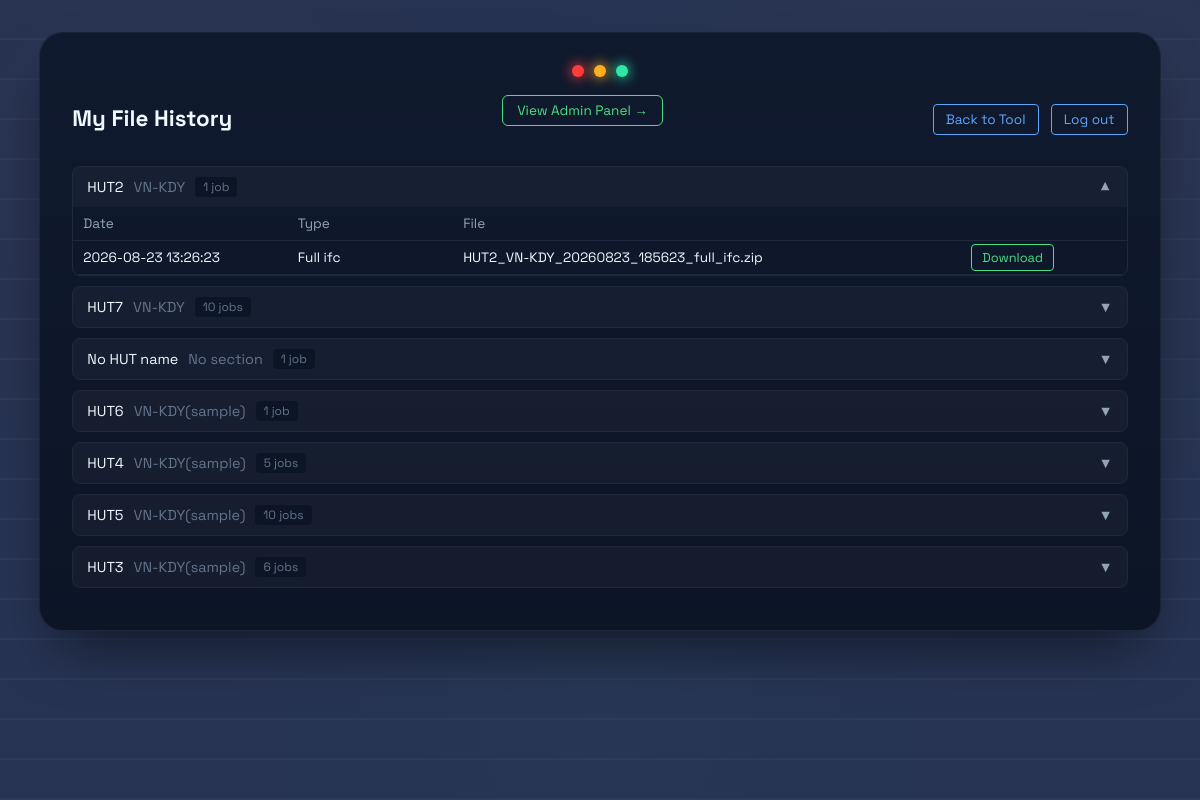
Screenshot of /history (signed in) with the database file from the repository.
### tables this page shows
CREATE TABLE job_history (
            id INTEGER PRIMARY KEY AUTOINCREMENT,
            job_id TEXT NOT NULL,
            userid TEXT NOT NULL,
            job_type TEXT NOT NULL,
            download_name TEXT,
            created_at TEXT NOT NULL DEFAULT (datetime('now'))
        , hut_name TEXT, section TEXT);

### app.py (the view)
@app.route("/history")
@login_required
def history_page():
    my_history = auth_core.get_job_history_for_user(session["userid"])
    grouped_history = _group_job_history(my_history)
    return render_template("history.html", grouped_history=grouped_history, is_admin=session.get("is_admin", False))

### app.py (called while the page is built)
def login_required(f):
    @wraps(f)
    def wrapper(*args, **kwargs):
        if not session.get("userid"):
            if request.path.startswith("/api/"):
                return jsonify({"error": "Not logged in"}), 401
            return redirect(url_for("login_page"))
        return f(*args, **kwargs)
    return wrapper

@app.before_request
def _track_online_activity():
    userid = session.get("userid")
    if userid:
        auth_core.touch_last_active(userid)

def _group_job_history(history_rows):
    groups = []
    group_index = {}
    for h in history_rows:
        key = (h["hut_name"] or "", h["section"] or "")
        if key not in group_index:
            group_index[key] = {"hut_name": key[0], "section": key[1], "jobs": []}
            groups.append(group_index[key])
        group_index[key]["jobs"].append(h)
    return groups

### auth_core.py (called while the page is built)
def _get_conn():
    conn = sqlite3.connect(DB_PATH)
    conn.row_factory = sqlite3.Row
    conn.execute("PRAGMA journal_mode=WAL")
    return conn

def get_job_history_for_user(userid: str):
    conn = _get_conn()
    try:
        rows = conn.execute(
            "SELECT * FROM job_history WHERE userid = ? ORDER BY created_at DESC", (userid,)
        ).fetchall()
        return [dict(r) for r in rows]
    finally:
        conn.close()

def touch_last_active(userid: str):
    conn = _get_conn()
    try:
        conn.execute(
            "UPDATE users SET last_active = datetime('now') WHERE userid = ?", (userid,)
        )
        conn.commit()
    finally:
        conn.close()

### templates/history.html (shortened to what this page needs)
<!DOCTYPE html>
<html lang="en">
<head>
</head>
<body>
    <div class="track"></div>
    <div class="wrap">
        <div class="signals">
            <span class="lamp red"></span>
            <span class="lamp amber"></span>
            <span class="lamp green"></span>
        </div>
        <div class="top-row">
            <h1>My File History</h1>
            {% if is_admin %}
            <a href="/admin" style="display:inline-block; margin-bottom:1rem; color:#4ade80; text-decoration:none; border:1px solid #4ade80; border-radius:6px; padding:6px 14px; font-size:0.85rem;">View Admin Panel &rarr;</a>
            {% endif %}
            <div>
                <a href="/">Back to Tool</a>
                <a href="/logout">Log out</a>
            </div>
        </div>
        {% if grouped_history %}
        {% for group in grouped_history %}
        <details class="group" {% if loop.first %}open{% endif %}>
            <summary>
                <div class="group-label">
                    <span>{{ group.hut_name or 'No HUT name' }}</span>
                    <span style="color:#64748b;">{{ group.section or 'No section' }}</span>
                    <span class="group-count">{{ group.jobs|length }} job{{ 's' if group.jobs|length != 1 else '' }}</span>
                </div>
                <span class="chevron">&#9660;</span>
            </summary>
            <table>
                <tr><th>Date</th><th>Type</th><th>File</th><th></th></tr>
                {% for h in group.jobs %}
                <tr>
                    <td>{{ h.created_at }}</td>
                    <td>{{ h.job_type.capitalize() }}</td>
                    <td>{{ h.download_name }}</td>
                    <td><a href="/api/download/{{ h.job_id }}">Download</a></td>
                </tr>
                {% endfor %}
            </table>
        </details>
        {% endfor %}
        {% else %}
        <p class="empty">No files generated yet.</p>
        {% endif %}
    </div>
</body>
</html>

### templates/history.html (style rules this page uses)
body { margin: 0; min-height: 100vh; font-family: 'Space Grotesk', sans-serif; color: aliceblue; background: radial-gradient(circle at 15% 20%, rgba(255,59,59,0.02), transparent 40%), radial-gradient(circle at 85% 15%, rgba(255,176,32,0.02), transparent 45%), radial-gradient(circle at 50% 90%, rgba(46,230,166,0.02), transparent 45%), #263353; padding: 2rem 1rem; box-sizing: border-box; position: relative; overflow-x: hidden; }
.track { position: fixed; inset: 0; background-image: repeating-linear-gradient( to bottom, transparent 0 38px, rgba(125,138,168,0.08) 38px 40px ); animation: drift 6s linear infinite; z-index: 0; pointer-events: none; }
.wrap { position: relative; z-index: 1; width: min(1400px, 96%); margin: 0 auto; background: linear-gradient(180deg, #101a2e, #0c1526); border: 1px solid rgba(255,255,255,0.06); box-shadow: 0 30px 60px -20px rgba(0,0,0,0.6); border-radius: 1.5em; padding: 2rem; box-sizing: border-box; }
.signals { display: flex; gap: 10px; justify-content: center; margin-bottom: 18px; }
.lamp { width: 12px; height: 12px; border-radius: 50%; }
.lamp.red { background: #ff3b3b; box-shadow: 0 0 12px 2px rgba(255,59,59,0.7); }
.lamp.amber { background: #ffb020; box-shadow: 0 0 12px 2px rgba(255,176,32,0.7); animation: blink 1.6s ease-in-out infinite; }
.lamp.green { background: #2ee6a6; box-shadow: 0 0 12px 2px rgba(46,230,166,0.7); }
.top-row { display: flex; justify-content: space-between; align-items: center; margin-bottom: 1.5rem; }
h1 { font-size: 1.4rem; margin: 0; }
.top-row a { color: #60a5fa; text-decoration: none; border: 1px solid #60a5fa; border-radius: 4px; padding: 6px 12px; font-size: 0.85rem; margin-left: 8px; }
table { width: 100%; table-layout: fixed; border-collapse: collapse; }
th, td { text-align: left; padding: 8px 10px; font-size: 0.85rem; word-break: break-word; overflow-wrap: break-word; }
.group { border: 1px solid rgba(255,255,255,0.08); border-radius: 8px; margin-bottom: 10px; overflow: hidden; }
.group summary { list-style: none; display: flex; align-items: center; justify-content: space-between; padding: 10px 14px; background: rgba(255,255,255,0.03); cursor: pointer; font-size: 0.9rem; }
.group-label { display: flex; align-items: center; gap: 10px; }
.group-count { font-size: 0.75rem; color: #64748b; background: #0c1526; padding: 2px 8px; border-radius: 4px; }
.chevron { transition: transform 0.15s ease; color: #94a3b8; }
.group[open] .chevron { transform: rotate(180deg); }
.group table { margin-top: 0; }
.group th, .group td { border-bottom: 1px solid #1e293b; word-break: break-word; overflow-wrap: break-word; }
.group th:nth-child(1), .group td:nth-child(1) { width: 20%; }
.group th:nth-child(2), .group td:nth-child(2) { width: 15%; }
.group th:nth-child(3), .group td:nth-child(3) { width: 50%; }
.group th:nth-child(4), .group td:nth-child(4) { width: 15%; white-space: nowrap; }
th { color: #94a3b8; font-weight: normal; }
td a { color: #4ade80; text-decoration: none; border: 1px solid #4ade80; border-radius: 4px; padding: 4px 10px; font-size: 0.8rem; }

### rows the page displays
job_history: hut_name "HUT2", section "VN-KDY", jobs|length "1", created_at "2026-08-23 13:26:23", job_type "Full ifc", download_name "HUT2_VN-KDY_20260823_185623_full_ifc.zip"
job_history: hut_name "HUT7", section "VN-KDY", jobs|length "10", jobs "s"
job_history: hut_name "HUT6", section "VN-KDY(sample)", jobs|length "1"
job_history: hut_name "HUT4", section "VN-KDY(sample)", jobs|length "5", jobs "s"
job_history: hut_name "HUT5", section "VN-KDY(sample)", jobs|length "10", jobs "s"
job_history: hut_name "HUT3", section "VN-KDY(sample)", jobs|length "6", jobs "s"

### other values shown
{{ group.hut_name or 'No HUT name' }} "No HUT name"
{{ group.section or 'No section' }} "No section"
{{ group.jobs|length }} "1"
